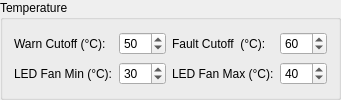
             <widget class="QGroupBox" name="configure_temperature_box">
              <property name="toolTip">
               <string>Configure the temperature limits for the LED driver</string>
              </property>
              <property name="title">
               <string>Temperature</string>
              </property>
              <layout class="QGridLayout" name="gridLayout_12" columnstretch="0,1,0,1">
               <item row="0" column="2">
                <widget class="QLabel" name="configure_temperature_fault_label">
                 <property name="toolTip">
                  <string>This is the temperature the resistor(s) must cool back down to before the driver turns back on after a thermal fault.</string>
                 </property>
                 <property name="text">
                  <string>Fault Cutoff  (°C):</string>
                 </property>
                </widget>
               </item>
               <item row="0" column="1">
                <widget class="QSpinBox" name="configure_temperature_warn_box">
                 <property name="toolTip">
                  <string>This is the temperature the transistor must cool back down to before the driver turns back on after a thermal fault.</string>
                 </property>
                 <property name="specialValueText">
                  <string/>
                 </property>
                 <property name="keyboardTracking">
                  <bool>false</bool>
                 </property>
                 <property name="maximum">
                  <number>150</number>
                 </property>
                 <property name="value">
                  <number>50</number>
                 </property>
                </widget>
               </item>
               <item row="0" column="3">
                <widget class="QSpinBox" name="configure_temperature_fault_box">
                 <property name="toolTip">
                  <string>This is the temperature the resistor(s) must cool back down to before the driver turns back on after a thermal fault.</string>
                 </property>
                 <property name="specialValueText">
                  <string/>
                 </property>
                 <property name="keyboardTracking">
                  <bool>false</bool>
                 </property>
                 <property name="maximum">
                  <number>180</number>
                 </property>
                 <property name="value">
                  <number>60</number>
                 </property>
                </widget>
               </item>
               <item row="0" column="0">
                <widget class="QLabel" name="configure_temperature_warn_label">
                 <property name="toolTip">
                  <string>This is the temperature the transistor must cool back down to before the driver turns back on after a thermal fault.</string>
                 </property>
                 <property name="text">
                  <string>Warn Cutoff (°C):</string>
                 </property>
                </widget>
               </item>
               <item row="1" column="0">
                <widget class="QLabel" name="configure_fan_min_label">
                 <property name="toolTip">
                  <string>Internal fan will turn off below this temperature.</string>
                 </property>
                 <property name="text">
                  <string>LED Fan Min (°C):</string>
                 </property>
                </widget>
               </item>
               <item row="1" column="1">
                <widget class="QSpinBox" name="configure_fan_min_box">
                 <property name="toolTip">
                  <string>Internal fan will turn off below this temperature.</string>
                 </property>
                 <property name="specialValueText">
                  <string/>
                 </property>
                 <property name="keyboardTracking">
                  <bool>false</bool>
                 </property>
                 <property name="minimum">
                  <number>-30</number>
                 </property>
                 <property name="maximum">
                  <number>70</number>
                 </property>
                 <property name="value">
                  <number>30</number>
                 </property>
                </widget>
               </item>
               <item row="1" column="2">
                <widget class="QLabel" name="configure_fan_max_label">
                 <property name="toolTip">
                  <string>Internal fan speed will linearly increase with temperature, reaching full speed at this temperature.</string>
                 </property>
                 <property name="layoutDirection">
                  <enum>Qt::LeftToRight</enum>
                 </property>
                 <property name="text">
                  <string>LED Fan Max (°C):</string>
                 </property>
                 <property name="alignment">
                  <set>Qt::AlignLeading|Qt::AlignLeft|Qt::AlignVCenter</set>
                 </property>
                </widget>
               </item>
               <item row="1" column="3">
                <widget class="QSpinBox" name="configure_fan_max_box">
                 <property name="toolTip">
                  <string>Internal fan speed will linearly increase with temperature, reaching full speed at this temperature.</string>
                 </property>
                 <property name="specialValueText">
                  <string/>
                 </property>
                 <property name="keyboardTracking">
                  <bool>false</bool>
                 </property>
                 <property name="minimum">
                  <number>-30</number>
                 </property>
                 <property name="maximum">
                  <number>70</number>
                 </property>
                 <property name="value">
                  <number>40</number>
                 </property>
                </widget>
               </item>
              </layout>
             </widget>
